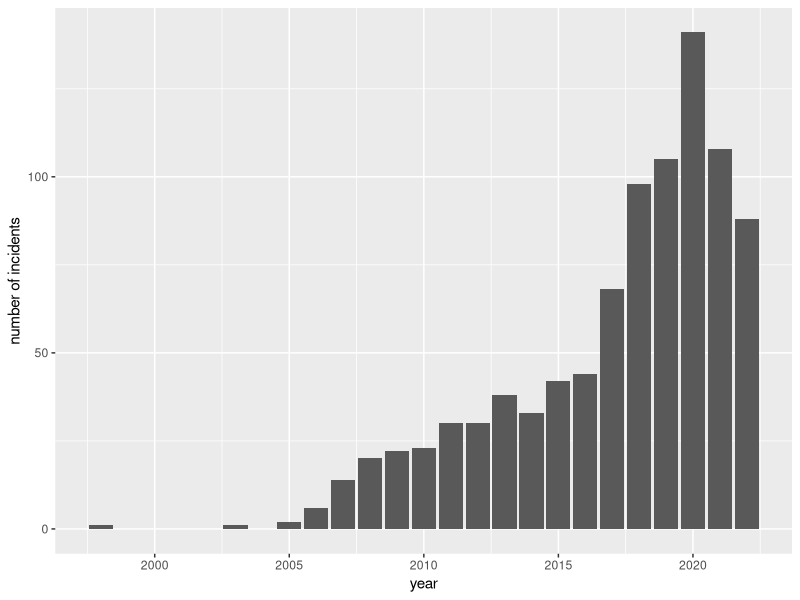
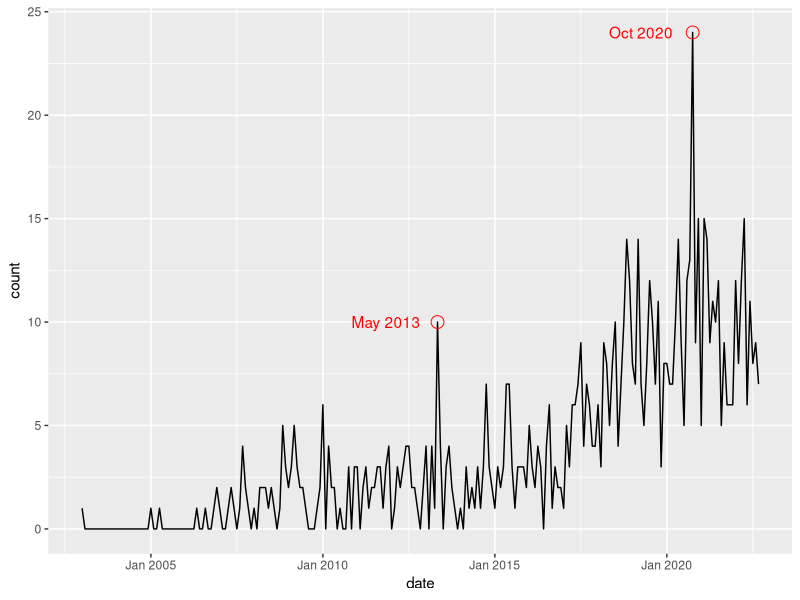
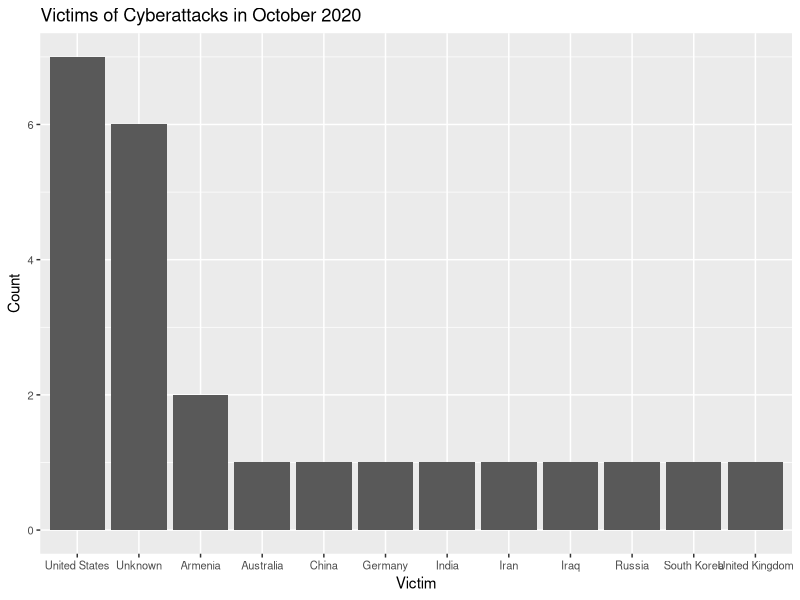
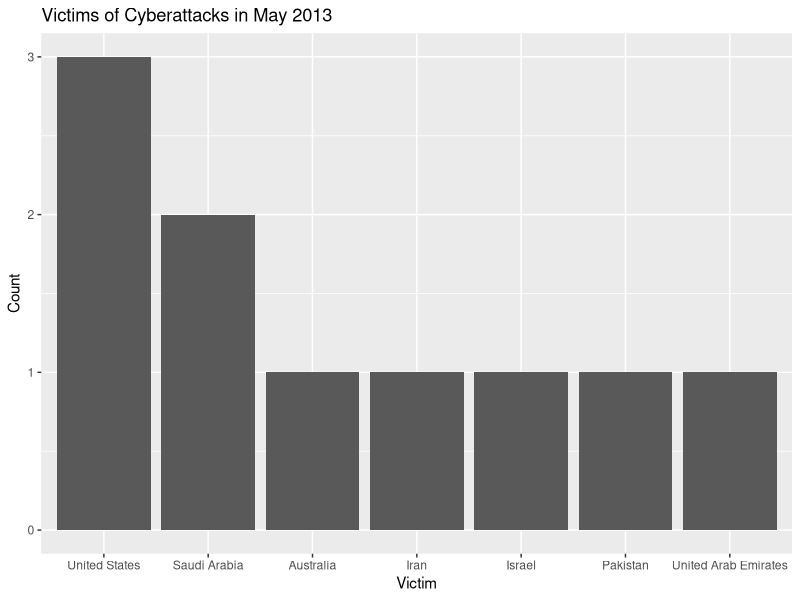
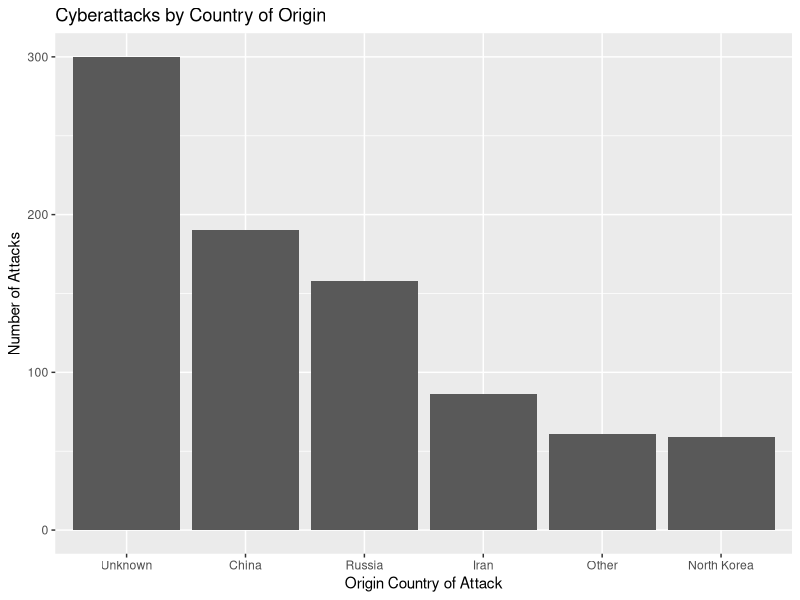
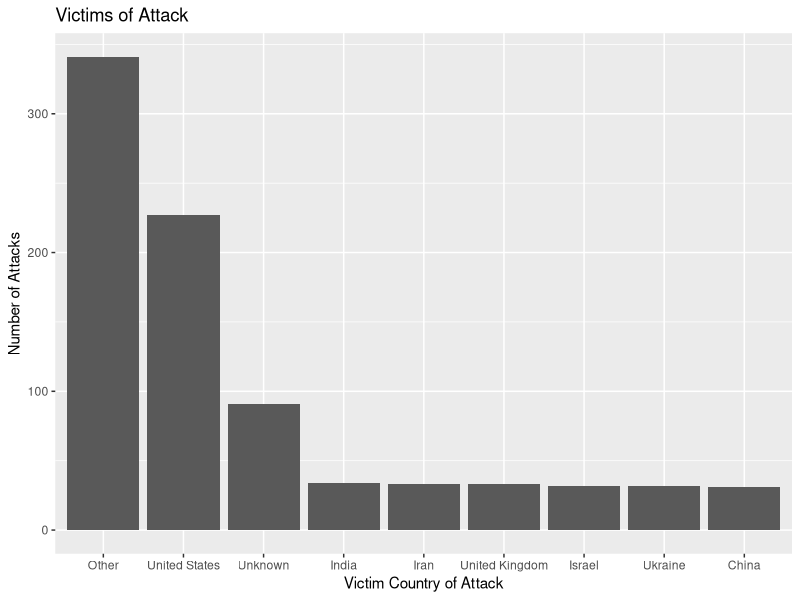
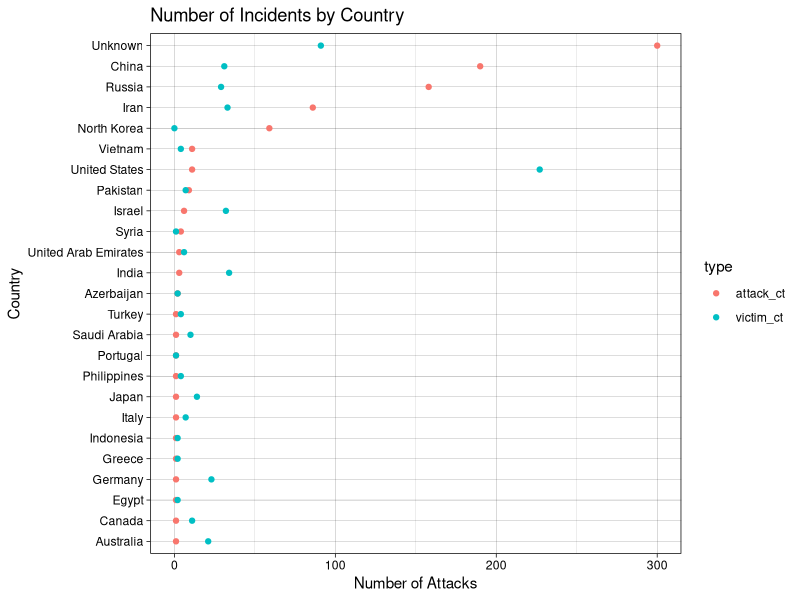
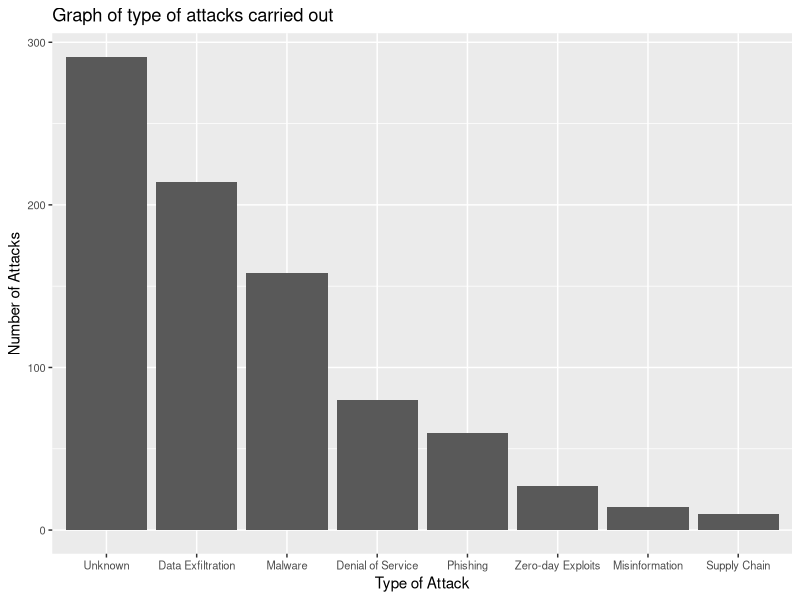

These figures' R source, in order:
## ---- chunk 1
library(zoo)
library(ggplot2)
library(dplyr)
library(ggalluvial)
library(tidyverse)
library(knitr)
library(tidyr)
## ---- chunk 2
df = read.csv('./data/cybersecurity_incidents_final.csv')
df = df %>% rename(attacker=country, victim=country.1)
df = df %>% mutate(
  attacker = str_replace(attacker, "Korea, North", "North Korea"),
  victim = str_replace(victim, "Korea, North", "North Korea"),
  attacker = str_replace(attacker, "Korea, South", "South Korea"),
  victim = str_replace(victim, "Korea, South", "South Korea")
)
## ---- chunk 3
inc <- filter(df, year > 2022)

dscp <- inc$Description

# update data
idx <- which(df$year>2022)

df[52,]$year <- 2022

## ---- chunk 4

ci_by_year <- count(df, year)

ggplot(ci_by_year, aes(x=year, y=n)) +
  geom_bar(stat='identity') +
  ylab("number of incidents")

## ---- chunk 5
df$date = as.yearmon(paste(df$year, df$month), "%Y %b")

df = filter(df, year<=2022)
df = df %>% drop_na(date)
datecounts = df %>% group_by(date,year) %>% summarize(count=n()) %>% arrange(date) %>% ungroup() %>%
  complete(date = seq(first(date), last(date), by = 1 / 12), fill = list(rate = 0)) %>% ungroup()
datecounts[is.na(datecounts)] = 0
ggplot(datecounts, aes(date,count)) +
  geom_line() +
  geom_text(data=filter(datecounts, count > 20|(year<2015&count>9)),
            aes(date,count,label=date), nudge_x = -1.5, color='red') +
  geom_point(data=filter(datecounts, count > 20|(year<2015&count>9)),
             pch=21,
             size=4,
             colour="red")
## ---- chunk 6
oct = df %>% filter(date=='October 2020') %>% group_by(victim) %>% summarise(Freq=n())%>%ungroup()
par(mfrow=c(1,2))
ggplot(oct, aes(reorder(victim, -Freq),Freq))+
  geom_bar(stat="identity")+
  ggtitle("Victims of Cyberattacks in October 2020")+
  xlab("Victim")+
  ylab("Count") +
  theme(axis.text=element_text(size=8))
## ---- chunk 7
oct = df %>% filter(date=='May 2013') %>% group_by(victim) %>% summarise(Freq=n())%>%ungroup()
par(mfrow=c(1,2))
ggplot(oct, aes(reorder(victim, -Freq),Freq))+
  geom_bar(stat="identity")+
  ggtitle("Victims of Cyberattacks in May 2013")+
  xlab("Victim")+
  ylab("Count")
## ---- chunk 8
# choosing cutoff = 50
att_cutoff = 50
attackers = df %>% group_by(attacker)  %>%
                    summarise(attacker_count = n()) %>% ungroup()
top_attackers = filter(attackers, attacker_count > att_cutoff)

# group the remaining data in a new "OTHER" category
df = df %>% mutate(attacker_w_other_grp = ifelse(attacker %in% top_attackers$attacker, attacker, 'Other'))

# group by attacker origin
df_attackers_o = df %>% group_by(attacker_w_other_grp)  %>%
                    summarise(attacker_count = n())
# sort
df_attackers_o = df_attackers_o %>%
  arrange(attacker_count) %>%
  mutate(attacker=factor(attacker_w_other_grp, levels=attacker_w_other_grp))

ggplot(df_attackers_o, aes(x=reorder(attacker,-attacker_count), y=attacker_count)) +
  geom_bar(stat='identity') +
  ggtitle('Cyberattacks by Country of Origin')+
  ylab('Number of Attacks') +
  xlab('Origin Country of Attack')
## ---- chunk 9
vic_cutoff = 30
victims = df %>% group_by(victim)  %>%
                    summarise(victim_count = n()) %>% ungroup()

top_victims = filter(victims, victim_count > vic_cutoff)

# group the remaining data in a new "OTHER" category
df = df %>% mutate(victim_w_other_grp = ifelse(victim %in% top_victims$victim, victim, 'Other'))

# group by attacker origin
df_victims_o = df %>% group_by(victim_w_other_grp)  %>%
                    summarise(victim_count = n()) %>% ungroup()
# sort
df_victims_o = df_victims_o %>%
  arrange(victim_count) %>%
  mutate(victim=factor(victim_w_other_grp, levels=victim_w_other_grp))

ggplot(df_victims_o, aes(x=reorder(victim, -victim_count), victim_count)) +
  geom_bar(stat='identity') +
  xlab('Victim Country of Attack')+
  ylab('Number of Attacks') +
  ggtitle("Victims of Attack")
## ---- chunk 10
# # Cleveland dot plot
# ggplot(df_attackers_o, aes(attacker_count, reorder(attacker_w_other_grp,attacker_count), label = attacker_count)) +
#   geom_segment(aes(yend = attacker_w_other_grp), xend = 0, colour = "grey50") +
#   geom_point(col = 'darkblue') +
#   geom_text(size = 2.2, hjust = -0.5, vjust = 0.5) + 
#   theme_bw() +
#   xlab('Number of Attacks') +
#   ylab('Origin Country of Attack') +
#   ggtitle('Origin of Attack') +
#   theme(panel.grid.major.y = element_blank()) 
## ---- chunk 11

attackers = df %>% group_by(attacker)  %>%
                    summarise(attack_ct = n()) %>% ungroup() %>% 
                    rename(country=attacker)
victims = df %>% group_by(victim)  %>%
                    summarise(victim_ct = n()) %>% ungroup() %>%
                    rename(country=victim)

vc_at_combined <- merge(attackers, victims, all=TRUE)
vc_at_combined[is.na(vc_at_combined)] <- 0


# Cleveland dot plot
num_countries = 15  # to display

vc_at_combined %>% 
  slice_max(., n=num_countries, order_by=attack_ct) %>% 
  gather(key='type',value='count',attack_ct,victim_ct) %>% 
  ggplot(aes(x=count, y=fct_reorder2(country,type=='attack_ct',count,.desc=FALSE), colour=type)) +
  geom_point() +
  theme_bw() +
  xlab('Number of Attacks') +
  ylab('Country') +
  ggtitle('Number of Incidents by Country') +
  theme_linedraw()
## ---- chunk 12
ggplot(df%>%group_by(hacktype)%>%summarize(hacktype_count=n()), aes(x=reorder(hacktype,-hacktype_count),y=hacktype_count)) +
  geom_bar(stat='identity') +
  xlab('Type of Attack')+
  ylab('Number of Attacks') +
  ggtitle('Graph of type of attacks carried out') +
  theme(axis.text=element_text(size=8))

## ---- chunk 13
# choosing cutoff = 100
hacktypes = df %>% group_by(hacktype)  %>%
                    summarise(hacktype_count = n()) %>% ungroup()
top_hacktypes = filter(hacktypes, hacktype_count> 100)

# group the remaining data in a new "OTHER" category
df = df %>% mutate(hacktype_w_other_grp = ifelse(hacktype %in% top_hacktypes$hacktype, hacktype, 'Other'))

# group by attacker origin
df_hacktypes_o = df %>% group_by(hacktype_w_other_grp)  %>%
                    summarise(hacktype_count = n()) %>%  ungroup()
# sort
df_hacktypes_o = df_hacktypes_o %>%
  arrange(hacktype_count) %>%
  mutate(hacktype=factor(hacktype_w_other_grp, levels=hacktype_w_other_grp))
## ---- chunk 14
# choosing cutoff = 35
victims = df %>% group_by(victim)  %>%
                    summarise(victim_count = n()) %>% ungroup()
top_victims = filter(victims, victim_count> 35)

# group the remaining data in a new "OTHER" category
df = df %>% mutate(victim_w_other_grp = ifelse(victim %in% top_victims$victim, victim, 'Other'))

# group by attacker origin
df_victims_o = df %>% group_by(victim_w_other_grp)  %>%
                    summarise(victim_count = n()) %>%  ungroup()
# sort
df_victims_o = df_victims_o %>%
  arrange(victim_count) %>%
  mutate(victim=factor(victim_w_other_grp, levels=victim_w_other_grp))
## ---- chunk 15
attackervictimgrp = df %>% group_by(attacker_w_other_grp,hacktype_w_other_grp,victim_w_other_grp) %>% 
  summarize(Freq=n()) %>%
  ungroup()

ggplot(attackervictimgrp, aes(axis1=attacker_w_other_grp,axis2=hacktype_w_other_grp,axis3=victim_w_other_grp, y=Freq)) +
  geom_alluvium(color='black') +
  geom_stratum() +
  geom_text(stat='stratum', aes(label=paste(after_stat(stratum),"\n",after_stat(count))))+
  scale_x_discrete(limits=c("attacker_w_other_grp","hacktype_w_other_grp","victim_w_other_grp"))
## ---- chunk 16
attackervictimgrp = df %>% group_by(attacker_w_other_grp,hacktype_w_other_grp,victim_w_other_grp)%>%
  summarize(Freq=n()) %>% 
  ungroup()

ggplot(attackervictimgrp, aes(axis1=attacker_w_other_grp,axis2=hacktype_w_other_grp,axis3=victim_w_other_grp, y=Freq)) +
  geom_flow(color='black') +
  geom_stratum() +
  geom_text(stat='stratum', aes(label=paste(after_stat(stratum),"\n",after_stat(count))))+
  scale_x_discrete(limits=c("attacker_w_other_grp","hacktype_w_other_grp","victim_w_other_grp"))
## ---- chunk 17
tempdf = df %>% group_by(attacker_w_other_grp,hacktype_w_other_grp) %>% 
  summarize(Freq=n()) %>% 
  ungroup()

ggplot(tempdf, aes(axis1=attacker_w_other_grp,axis2=hacktype_w_other_grp, y=Freq)) +
  geom_alluvium(color='black') +
  geom_stratum() +
  geom_text(stat='stratum', aes(label=paste(after_stat(stratum),"\n",after_stat(count))))+
  scale_x_discrete(limits=c("attacker_w_other_grp","hacktype_w_other_grp"))
## ---- chunk 18
tempdf = df %>% group_by(attacker_w_other_grp,victim_w_other_grp) %>% 
  summarize(Freq=n()) %>% 
  ungroup()

ggplot(tempdf, aes(axis1=attacker_w_other_grp,axis2=victim_w_other_grp, y=Freq)) +
  geom_alluvium(color='black') +
  geom_stratum() +
  geom_text(stat='stratum', aes(label=paste(after_stat(stratum),"\n",after_stat(count))))+
  scale_x_discrete(limits=c("attacker_w_other_grp","victim_w_other_grp"))
## ---- chunk 19
tempdf = df %>% group_by(hacktype_w_other_grp,victim_w_other_grp) %>% 
  summarize(Freq=n()) %>% 
  ungroup()

ggplot(tempdf, aes(axis1=hacktype_w_other_grp,axis2=victim_w_other_grp, y=Freq)) +
  geom_alluvium(color='black') +
  geom_stratum() +
  geom_text(stat='stratum', aes(label=paste(after_stat(stratum),"\n",after_stat(count))))+
  scale_x_discrete(limits=c("hacktype_w_other_grp","victim_w_other_grp"))
## ---- chunk 20
industry = df %>% group_by(industry) %>% 
  summarize(count=n()) %>% 
  ungroup()

ggplot(industry, aes(reorder(industry,-count),count)) +
  geom_bar(stat='identity')+
  ggtitle("Industry Attacked") +
  xlab("Industry") +
  ylab("Number of Attacks") +
  theme(axis.text=element_text(size=5))

